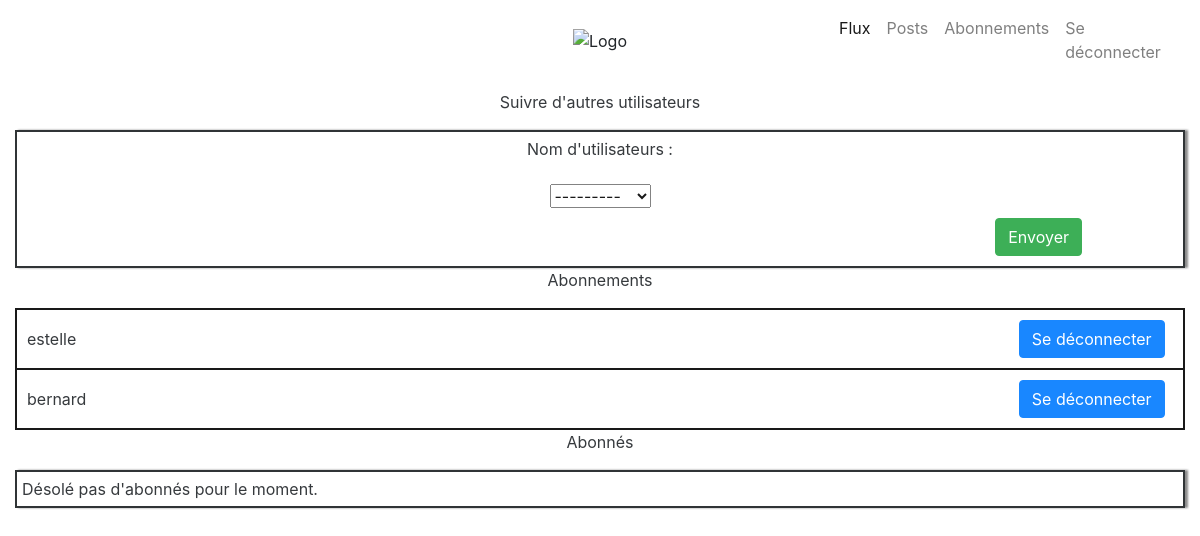
Page /followers/ (signed in) on the earlier database version.
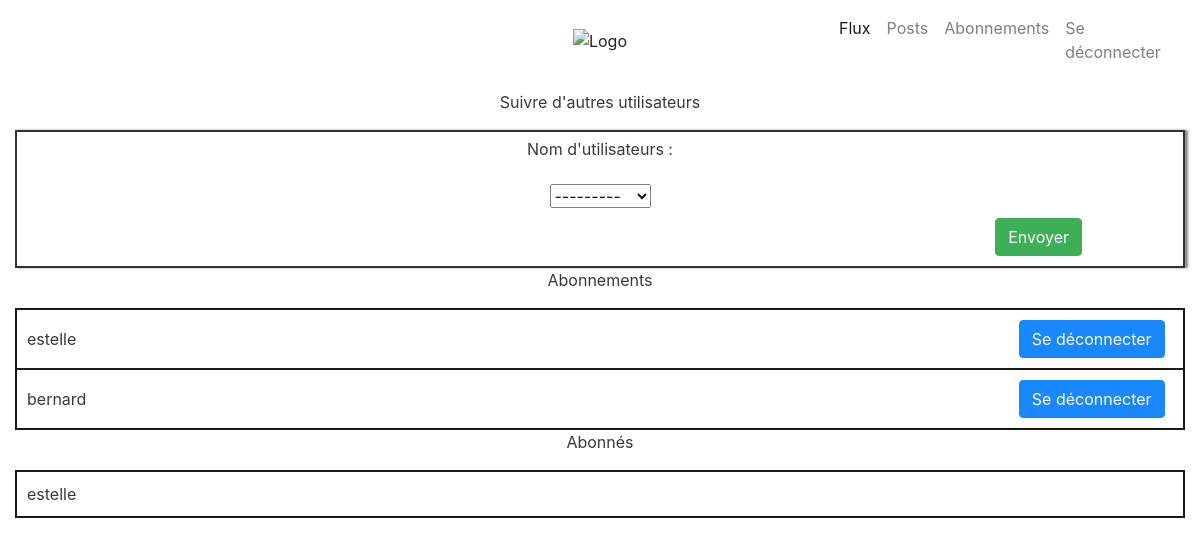
Same page on the later database version.
### review/models.py (models this page shows)
class UserModel(models.Model):
    user = models.ForeignKey(
            to=settings.AUTH_USER_MODEL, on_delete=models.CASCADE)
    class Meta:
        abstract = True

class UserFollows(UserModel):
    followed_user = models.ForeignKey(
            to=settings.AUTH_USER_MODEL, on_delete=models.CASCADE,
            related_name='followed_by')
    class Meta:
        unique_together = ('user', 'followed_user', )

### review/views.py (the view)
# urls.py: path('followers/', views.followers, name='abonnement'),
@login_required
def followers(request, delete_id=None):
    if request.method == 'GET' and delete_id is not None:
        r = get_object_or_404(UserFollows.objects.filter(user_id=request.user.id,
                                                         followed_user_id=delete_id))
        r.delete()
        return redirect('abonnement')
    elif request.method == 'POST':
        form = FollowerForm(request.POST)
        validate_form(form, request)
        return redirect('abonnement')
    else:
        followed = UserFollows.objects.filter(user_id=request.user.id)
        followers = UserFollows.objects.filter(followed_user_id=request.user.id)
        form = FollowerForm()
    context = {'title':     ' - Gestion des abonnements',
               'form':      form,
               'followed':  followed,
               'followers': followers
               }
    return render(request, 'review/follow.html', context)

### review/forms.py
class FollowerForm(ModelForm):
    class Meta:
        model = UserFollows
        fields = ["followed_user"]
        labels = {
                "followed_user": "Nom d'utilisateurs",
        }

### review/templates/review/follow.html (shortened to what this page needs)
{% extends 'review/base.html' %}
{% block navbar %}
    {% include 'review/snippet/nav.html' %}
{% endblock %}
{% block content %}
    <div class="container_flux">
        <section>
            <div class="center">
                <p class="center">Suivre d'autres utilisateurs</p>
                <div class="bordure">
                    <form method="post" action="{% url 'abonnement' %}">
                        <div>{{ form }}</div>
                        <div class="input_right input_right-right"><input class=" btn btn-success" type="submit"
                                                                          value="Envoyer"/></div>
                    </form>
                </div>
            </div>
        </section>
        <section>
            <p class="center">Abonnements</p>
            {% if followed %}
                <table>
                    {% for follow in followed %}
                        <tr>
                            <td>{{ follow.followed_user }}</td>
                            <td class="last"><a class="btn btn-primary" href="
{% url 'abonnement-delete' follow.followed_user_id %}">Se déconnecter</a> </td>
                        </tr>
                    {% endfor %}
                </table>
            {% else %}
                <div class="bordure">Désolé pas d'abonnements pour le moment.</div>
            {% endif %}
        </section>
        <section>
            <p class="center">Abonnés</p>
            {% if followers %}
                <table>
                    {% for follower in followers %}
                        <tr>
                            <td>{{ follower.user }}</td>
                        </tr>
                    {% endfor %}
                </table>
            {% else %}
                <div class="bordure">Désolé pas d'abonnés pour le moment.</div>
            {% endif %}
        </section>
        </div>
{% endblock %}

### review/templates/review/base.html (shortened to what this page needs)
<!doctype html>
<html lang="fr">
<head>
{% load static %}
    <link href="{% static 'review/css/bootstrap.css' %}" rel="stylesheet">
    <link href="{% static 'review/css/change.css' %}" rel="stylesheet">
</head>
<body id="filigrame">
<div class="container wrapper">
    <header class="">
        <div class="row flex-nowrap justify-content-between align-items-center">
        <div class="col-4 text-center justify-content-center fw-bold display-5"><img src="https://user.oc-static.com/upload/2020/09/18/16004297044411_P7.png" alt="Logo"></div>
        <div class="col-4 d-flex justify-content-end align-items-center">{% block navbar %}{% endblock %}</div>
        </div>
    </header>
    {% block content %}{% endblock %}
</div>
</body>
</html>

### review/templates/review/snippet/nav.html
        <nav class="navbar navbar-expand-lg navbar-light">
            <div id="navbarSupportedContent ">
                <ul class="navbar-nav mr-auto ">
                  <li class="nav-item active">
                    <a class="nav-link" href="{% url 'index'%}">Flux</a>
                  </li>
                  <li class="nav-item">
                    <a class="nav-link" href="{% url 'post'%}">Posts</a>
                  </li>
                    <li class="nav-item">
                        <a class="nav-link" href="{% url 'abonnement'%}">Abonnements</a>
                    </li>
                    <li class="nav-item">
                        <a class="nav-link" href="{% url 'logout'%}">Se déconnecter</a>
                    </li>
                </ul>
            </div>
        </nav>

### review/static/review/css/change.css (style rules this page uses)
header { margin-bottom: 10px; }
label { display: block; }
.center { text-align: center; }
#id_followed_user { margin-top: 15px; }
#filigrame { background: no-repeat center center url("https://www.erbree.fr/wp-content/uploads/2017/11/Bo%C3%AEte-%C3%A0-livre-Image-1024x514.png"); background-attachment: fixed; background-size: initial; }
table { border-collapse: collapse; width: 100%; margin-top: 10px; }
tr { border: 2px solid black; }
td { padding: 10px; }
td.last { display: table-cell; width: 15%; white-space: nowrap; }
.input_right { display: block; margin-right: 1em; direction: rtl; margin-top: 10px; margin-bottom: 5px; }
.input_right-right { text-align: right; margin-right: 6em; }
.container { max-width: 1440px; margin: 0 auto; }
.container_flux { display: block; content: ""; margin-top: 10px; margin-bottom: 10px; box-shadow: #0a53be; background: white; opacity: 0.9; }
.bordure { padding: 5px; border-style: solid; border-width: 2px; border-color: #1a1e21; box-shadow: 3px 0px 2px gray; }

Differences in the rows shown:
added UserFollows: user "estelle"
Other differences:
text no longer shown: "Désolé pas d'abonnés pour le moment."
